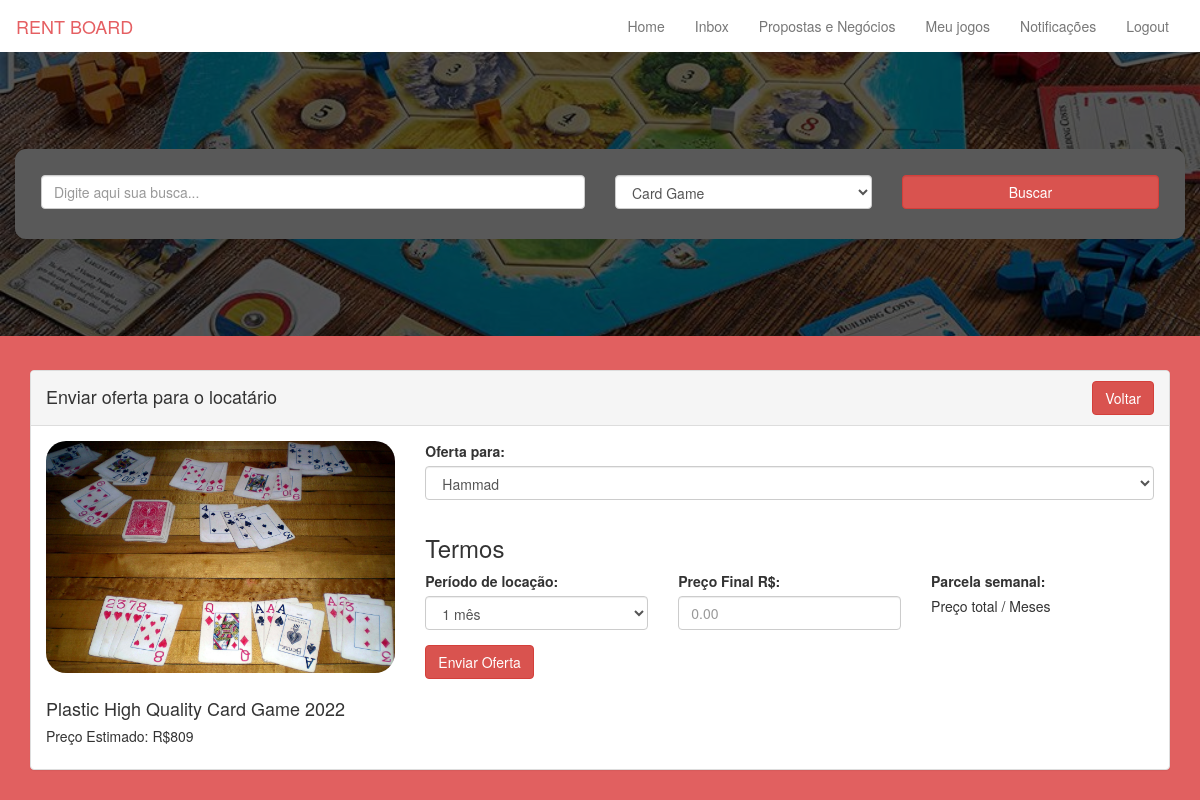
/sendOffer.php?proid=1 (signed in), run on the app's committed database.
### tables this page shows
CREATE TABLE `products` (
  `id` int(11) NOT NULL,
  `cat_id` int(11) NOT NULL,
  `pro_name` varchar(255) NOT NULL,
  `user_id` int(11) NOT NULL,
  `pro_price` varchar(255) NOT NULL,
  `pro_image` varchar(255) NOT NULL,
  `status` int(11) NOT NULL,
  `created_at` timestamp NOT NULL DEFAULT CURRENT_TIMESTAMP ON UPDATE CURRENT_TIMESTAMP
);

### sendOffer.php (the view, shortened to what this page needs)
<?php
include('database_connection.php');
?>
<html>
    <head>
		<link rel="stylesheet" href="//code.jquery.com/ui/1.12.1/themes/base/jquery-ui.css">
        <link rel="stylesheet" href="https://maxcdn.bootstrapcdn.com/bootstrap/3.3.7/css/bootstrap.min.css">
        <link rel="stylesheet" href="https://cdn.rawgit.com/mervick/emojionearea/master/dist/emojionearea.min.css">
        <link rel="stylesheet" href="assets/style.css">
    </head>
    <body>
	<?php include("includes/header.php") ?>
    <section>
        <div class="container">
            <div class="row">
                <div class="col-md-12">
                <div class="panel panel-default">
                    <div class="panel-heading" style="height: 55px;"><span class="panel_head">Enviar oferta para o locatário</span> <button class="btn btn-danger" style="float:right;"><a href="games.php" style="text-decoration:none;color:#fff;">Voltar</a></button></div>
                    <div class="panel-body">
                        <div class='row offerspage'>
                            <?php
                                $proid = $_GET['proid'];
                                $query = "SELECT * FROM products WHERE id='$proid'";
                                $statement = $connect->prepare($query);
                                $statement->execute();
                                $result = $statement->fetchAll();
                                foreach($result as $row)
                                {
                                    echo "
                                        <div class='col-md-4'>
                                            <img class='pro_img' src='upload/".$row['pro_image']."' /></td>
                                            <h4>".$row['pro_name']."</h4>
                                            <h5><span>Preço Estimado: </span> R$".$row['pro_price']."</h5>
                                        </div>
                                    ";
                                }
                            ?>
                            <div class="col-md-8">
                                <div class="main_form">
                                    <form method="POST">
                                        <div class="row">
                                            <div class="col-md-12">
                                                <div class="form-group">
                                                    <label>Oferta para:</label>
                                                    <select class="form-control" name="sent_to">
                                                        <?php
                                                            $query = "SELECT * FROM login WHERE status='0'";
                                                            $statement = $connect->prepare($query);
                                                            $statement->execute();
                                                            $result = $statement->fetchAll();
                                                            foreach($result as $row)
                                                            {
                                                                echo '<option value="'.$row['user_id'].'">'.$row['username'].'</option>';
                                                            }
                                                        ?>
                                                    </select>
                                                </div>
                                            </div>
                                        </div>
                                        <h3>Termos</h3>
                                        <div class="row">
                                            <div class="col-md-4">
                                                <div class="form-group">
                                                    <label>Período de locação:</label>
                                                    <select id="yearsPer" class="form-control" name="yearsper">
                                                        <option value="1">1 mês</option>
                                                    </select>
                                                </div>
                                            </div>
                                            <div class="col-md-4">
                                                <div class="form-group">
                                                    <label>Preço Final R$:</label>
                                                    <input class="form-control" id="final_price" type="number" name="final_price" placeholder="0.00" />
                                                </div>
                                            </div>
                                            <div class="col-md-4">
                                                <div class="form-group">
                                                    <label>Parcela semanal:</label><br>
                                                    <span>Preço total / Meses</span>
                                                </div>
                                            </div>
                                        </div>
                                        <button class="btn btn-danger" type="submit" name="submit">Enviar Oferta</button>
                                    </form>
                                </div>
                            </div>
                        </div>
                    </div>
                </div>
                </div>
            </div>
        </div>
    </section>
    </body>
</html>

### assets/style.css (style rules this page uses)
body { background-color: #e16060; }
.panel_head { font-size: 18px; margin-top: 3px; display: inline-block; }
.pro_img { width: 100% !important; border-radius: 20px; margin-bottom: 16px; }

### data on the page
products: pro_image (picture), pro_name "Plastic High Quality Card Game 2022", pro_price "809"

### other printed values
form field gameType "Card Game"
form field sent_to "Hammad"
